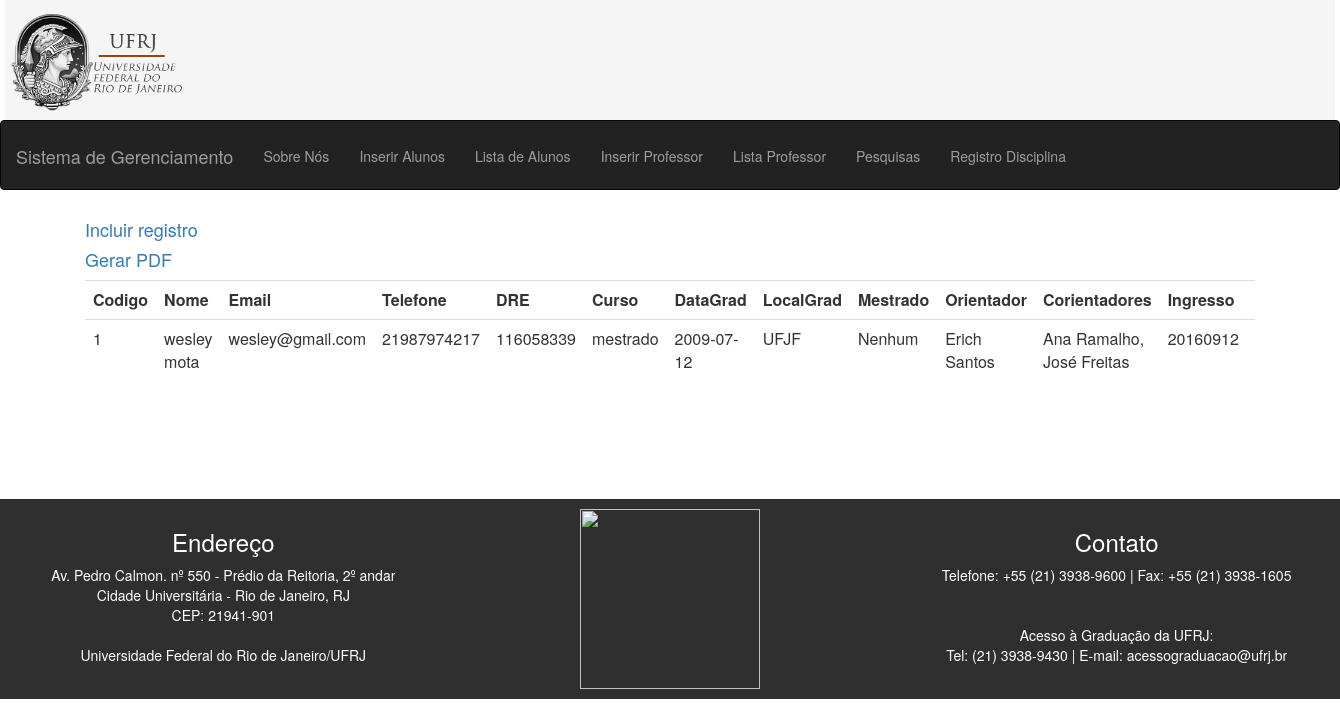
Screenshot of /lista with the database file from the repository.
### tables this page shows
CREATE TABLE Aluno (
        id INTEGER PRIMARY KEY AUTOINCREMENT,
        DRE INTEGER,
        DataGrad VARCHAR,
        LocalGrad VARCHAR,
        Curso VARCHAR,
        Mestrado VARCHAR,
        Orientador VARCHAR,
        Corientadores VARCHAR,
        Ingresso date,
        Qualificacao VARCHAR,
        CodDisc VARCHAR,
        Bolsa VARCHAR,
        Ativo BOOLEAN,
        Paper VARCHAR,
        IDGERAL INTEGER,
        FOREIGN KEY(IDGERAL) REFERENCES InfoBasica(id)
);

CREATE TABLE InfoBasica (
        id INTEGER PRIMARY KEY AUTOINCREMENT,
        nome VARCHAR,
        endereco VARCHAR,
        tel INTEGER,
        email VARCHAR

);

### app.py (the view)
@app.route("/lista")
def lista():
   conn = sqlite3.connect('Sistema.db')
   conn.row_factory = sqlite3.Row
   cur = conn.cursor()
   cur.execute("Select * from Aluno, InfoBasica where Aluno.IDGERAL=InfoBasica.id;")
   rows = cur.fetchall();
   return render_template("tabela_de_edicao.html", rows=rows)

### templates/tabela_de_edicao.html (shortened to what this page needs)
{% extends "layout.html" %}
{% block head %}
  <link rel="stylesheet" href="https://maxcdn.bootstrapcdn.com/bootstrap/3.3.7/css/bootstrap.min.css">
{% endblock %}
{% block body %}
  <div class="container">
    <div class="row">
      <div class="span12">
        <form class="form-horizontal" action='' method="POST">
          <fieldset>
            <a href="{{url_for('registro')}}"><h4>Incluir registro</h4></a>
            <a href="#" onclick="generatefromjson();"><h4>Gerar PDF</h4></a>
            <div class="table-responsive">
              <table id="tableAluno" class="table">
                <TR>
                  <TH>Codigo</TH>
                  <TH>Nome</TH>
                  <TH>Email</TH>
                  <TH>Telefone</TH>
                  <TH>DRE</TH>
                  <TH>Curso</TH>
                  <TH>DataGrad</TH>
                  <TH>LocalGrad</TH>
                  <TH>Mestrado</TH>
                  <TH>Orientador</TH>
                  <TH>Corientadores</TH>
                  <TH>Ingresso</TH>
                  <TH>Qualificacao</TH>
                </TR>
                {% for row in rows %}
                  <TR class="cinza">
                    <TD>{{row['id']}}</TD>
                    <TD>{{row['nome']}}</TD>
                    <TD>{{row['email']}}</TD>
                    <TD>{{row['tel']}}</TD>
                    <TD>{{row['dre']}}</TD>
                    <TD>{{row['curso']}}</TD>
                    <TD>{{row['DataGrad']}}</TD>
                    <TD>{{row['LocalGrad']}}</TD>
                    <TD>
                      {% if not row['Mestrado'] %}
                        Nenhum
                      {% else %}
                        {{row['Mestrado']}}
                      {% endif %}
                    </TD>
                    <TD>{{row['Orientador']}}</TD>
                    <TD>{{row['Corientadores']}}</TD>
                    <TD>{{row['Ingresso']}}</TD>
                    <TD>
                    </TD>
                  </TR>
                {% endfor %}
              </table>
            </div>
            <br><br><br>
          </fieldset>
        </form>
      </div>
    </div>
  </div>
{% endblock %}

### rows the page displays
Aluno: id "1", nome "wesley mota", email "wesley@gmail.com", tel "21987974217", dre "116058339", curso "mestrado", DataGrad "2009-07-12", LocalGrad "UFJF", Orientador "Erich Santos", Corientadores "Ana Ramalho, José Freitas", Ingresso "20160912"
